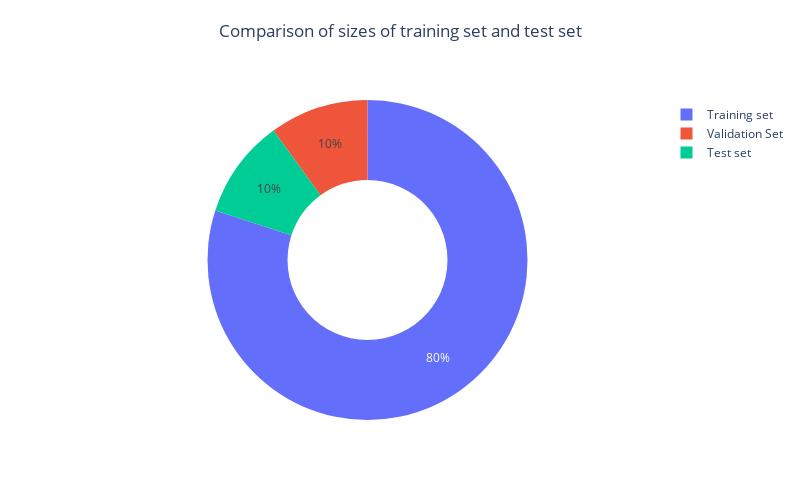

The code cell stored with this chart in its notebook:
### Markdown cell above
### Train-Validation-Test Split

### Code cell
# Feature-target split
X, y = data_normalized.drop('label', axis = 1), data_normalized['label']

# Train-test split (from complete data)
X_train, X_test, y_train, y_test = train_test_split(X, y, test_size = 0.2, random_state = 40)
data_train = pd.concat([X_train, y_train], axis = 1)

# Validation-test split (from test data)
X_val, X_test, y_val, y_test = train_test_split(X_test, y_test, test_size = 0.5, random_state = 40)
data_val, data_test = pd.concat([X_val, y_val], axis = 1), pd.concat([X_test, y_test], axis = 1)

# Comparison of sizes of training set and test set
values = np.array([len(data_train), len(data_val), len(data_test)])
labels = ['Training set', 'Validation Set', 'Test set']
fig = go.Figure(data = [go.Pie(values = values, labels = labels, hole = 0.5, textinfo = 'percent', title = " ")])
text_title = "Comparison of sizes of training set and test set"
fig.update_layout(height = 500, width = 800, showlegend = True, title = dict(text = text_title, x = 0.5, y = 0.95)) 
fig.show()

### Figure 1 — Plotly figure (JSON) as saved in the notebook; plotly's stock layout.template omitted (floating-point values rounded to 4 significant figures)
{"data": [{"hole": 0.5, "labels": ["Training set", "Validation Set", "Test set"], "textinfo": "percent", "title": {"text": " "}, "type": "pie", "values": [21702, 2713, 2713]}], "layout": {"height": 500, "showlegend": true, "title": {"text": "Comparison of sizes of training set and test set", "x": 0.5, "y": 0.95}, "width": 800}}
